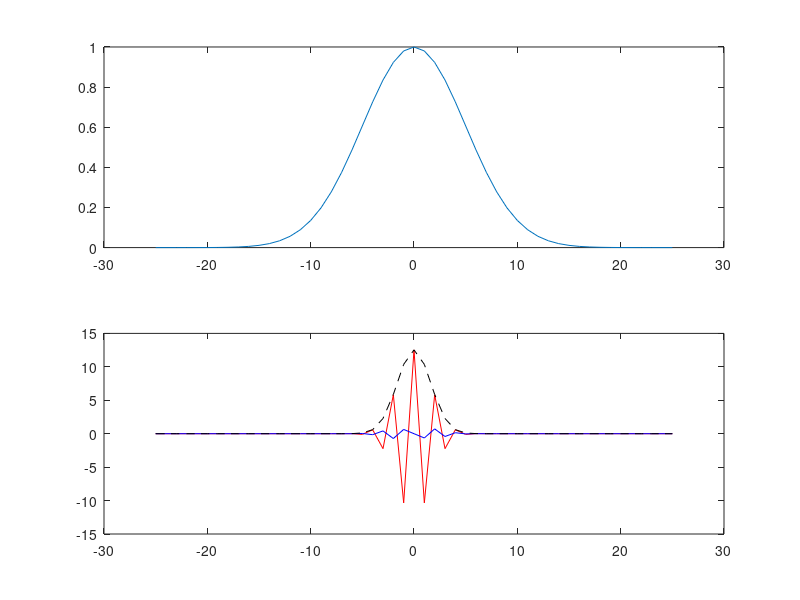

This figure's MATLAB source:
% To probe how Octave does FFT
N = 50;
x = (-floor(N/2):floor(N/2))';
kx = (-floor(N/2):floor(N/2))';

mu = 0;
sig = N/10;
f = @(x) exp(-0.5*(x-mu).^2 / sig.^2);
F = f(x);
G = fftshift(fft(F));

clf;
subplot(2, 1, 1);
  plot(x, F);
subplot(2, 1, 2);
  plot(kx, real(G), "-r", kx, imag(G), "-b", kx, abs(G), "--k");
